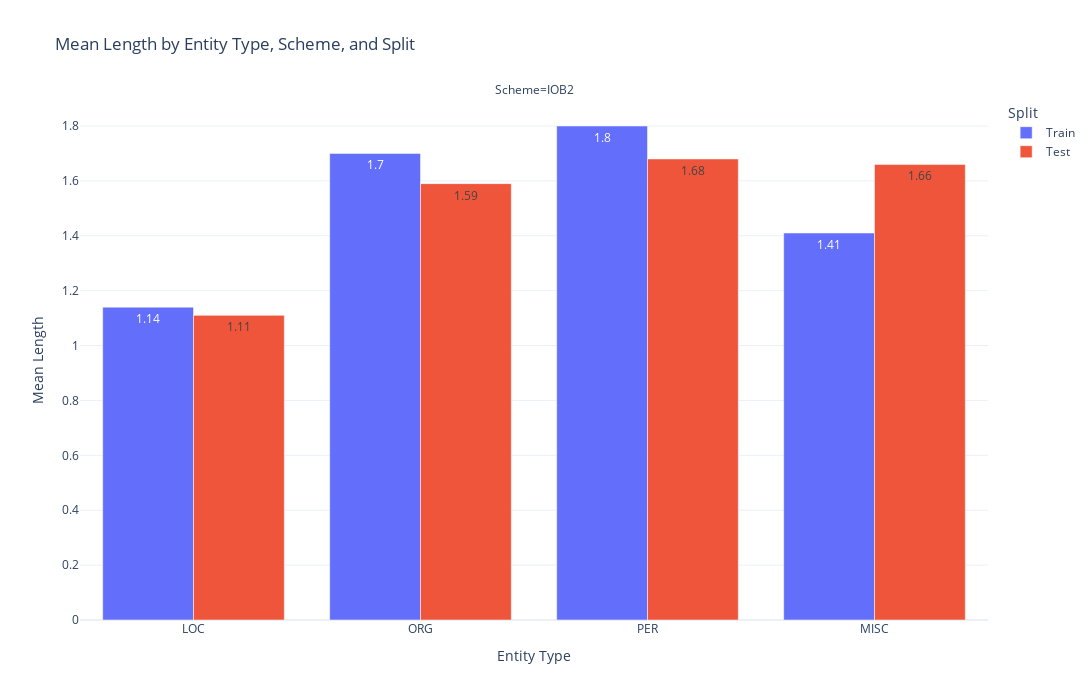

Notebook source saved alongside this figure:
### Code cell
# Parameters
# schemes = ['IOB1', 'IOB2']
schemes = ['IOB2']
splits = ['train', 'test']  # Include dev if present
dataset = corpora['ANERCorp_CamelLab']  # Single dataset

# Initialize once
length_analyzer = EntityLengthAnalyzer(dataset, schemes, splits)

# Compute once
entity_length_df = length_analyzer.process()

# Visualize multiple metrics
for metric in ["Mean Length", "Median Length", "Standard Deviation", "Interquartile Range (IQR)", "Max Length", "Min Length"]:
    length_analyzer.visualize(entity_length_df, metric)

### Figure 1 — Plotly figure (JSON) as saved in the notebook; plotly's stock layout.template omitted (floating-point values rounded to 4 significant figures)
{"data": [{"alignmentgroup": "True", "hovertemplate": "Split=Train<br>Scheme=IOB2<br>Entity Type=%{x}<br>Mean Length=%{text}<extra></extra>", "legendgroup": "Train", "marker": {"color": "#636efa", "pattern": {"shape": ""}}, "name": "Train", "offsetgroup": "Train", "orientation": "v", "showlegend": true, "text": [1.14, 1.7, 1.8, 1.41], "textposition": "auto", "type": "bar", "x": ["LOC", "ORG", "PER", "MISC"], "xaxis": "x", "y": [1.14, 1.7, 1.8, 1.41], "yaxis": "y"}, {"alignmentgroup": "True", "hovertemplate": "Split=Test<br>Scheme=IOB2<br>Entity Type=%{x}<br>Mean Length=%{text}<extra></extra>", "legendgroup": "Test", "marker": {"color": "#EF553B", "pattern": {"shape": ""}}, "name": "Test", "offsetgroup": "Test", "orientation": "v", "showlegend": true, "text": [1.11, 1.68, 1.59, 1.66], "textposition": "auto", "type": "bar", "x": ["LOC", "PER", "ORG", "MISC"], "xaxis": "x", "y": [1.11, 1.68, 1.59, 1.66], "yaxis": "y"}], "layout": {"annotations": [{"font": {}, "showarrow": false, "text": "Scheme=IOB2", "x": 0.5, "xanchor": "center", "xref": "paper", "y": 1, "yanchor": "bottom", "yref": "paper"}], "barmode": "group", "height": 700, "legend": {"title": {"text": "Split"}, "tracegroupgap": 0}, "title": {"text": "Mean Length by Entity Type, Scheme, and Split"}, "width": 1200, "xaxis": {"anchor": "y", "domain": [0, 1], "title": {"text": "Entity Type"}}, "yaxis": {"anchor": "x", "domain": [0, 1], "title": {"text": "Mean Length"}}}}
